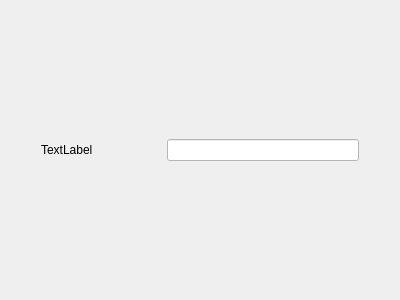
<?xml version="1.0" encoding="UTF-8"?>
<ui version="4.0">
 <class>InputLine</class>
 <widget class="QWidget" name="InputLine">
  <property name="geometry">
   <rect>
    <x>0</x>
    <y>0</y>
    <width>400</width>
    <height>300</height>
   </rect>
  </property>
  <property name="windowTitle">
   <string>Form</string>
  </property>
  <layout class="QVBoxLayout" name="verticalLayout">
   <item>
    <layout class="QHBoxLayout" name="horizontalLayout" stretch="1,2">
     <property name="spacing">
      <number>30</number>
     </property>
     <property name="leftMargin">
      <number>30</number>
     </property>
     <property name="topMargin">
      <number>30</number>
     </property>
     <property name="rightMargin">
      <number>30</number>
     </property>
     <property name="bottomMargin">
      <number>30</number>
     </property>
     <item>
      <widget class="QLabel" name="label">
       <property name="text">
        <string>TextLabel</string>
       </property>
      </widget>
     </item>
     <item>
      <widget class="QLineEdit" name="lineEdit">
       <property name="styleSheet">
        <string notr="true">background-color: rgb(255, 255, 255);</string>
       </property>
      </widget>
     </item>
    </layout>
   </item>
  </layout>
 </widget>
 <resources/>
 <connections/>
</ui>
